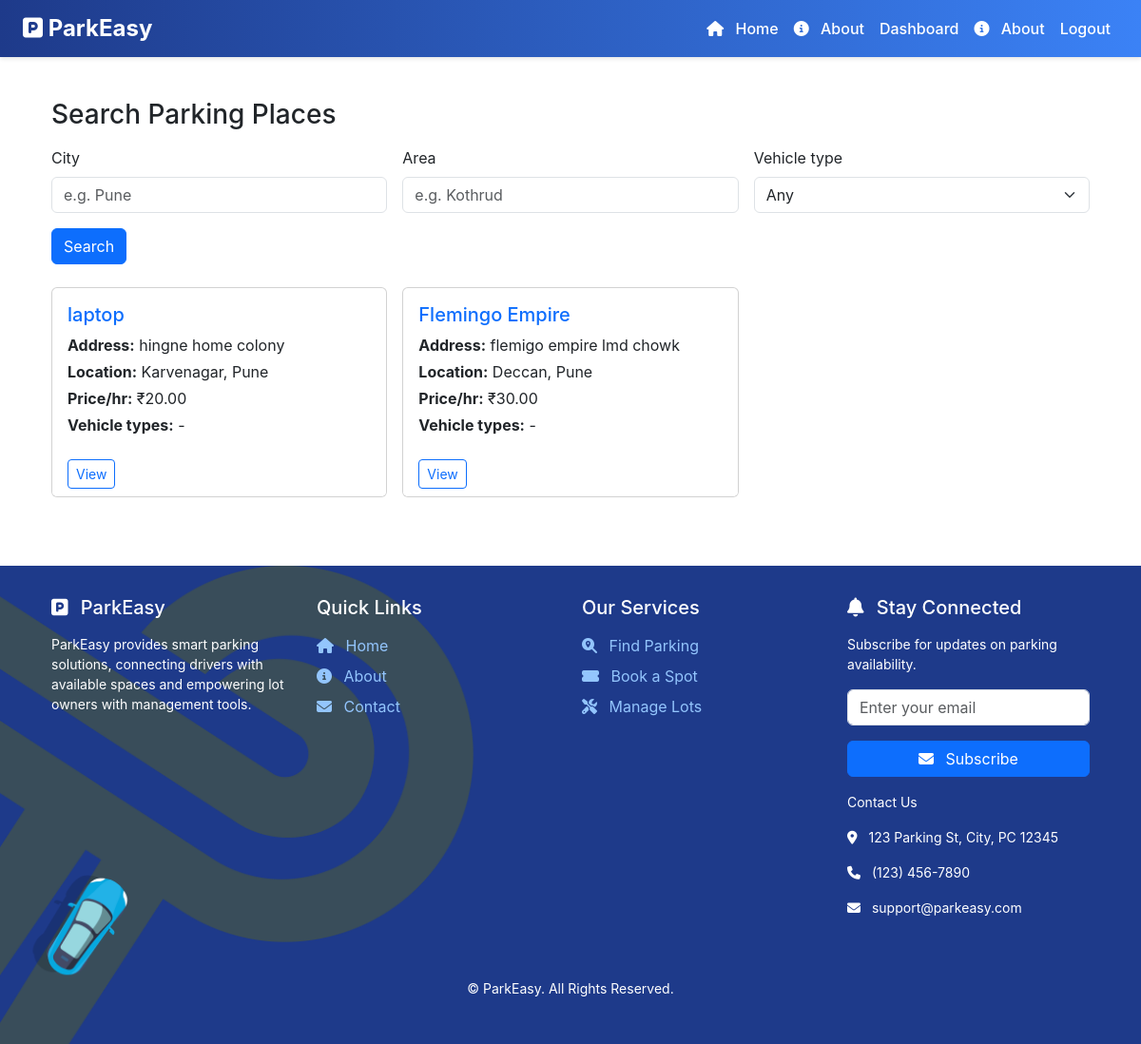
The page /customer/search/ (signed in) on the database its author committed.
### owner/models.py (models this page shows, shortened)
class ParkingPlace(models.Model):
    owner = models.ForeignKey(settings.AUTH_USER_MODEL, on_delete=models.CASCADE, related_name='parking_places')
    name = models.CharField(max_length=120)
    address = models.TextField()
    area = models.CharField(max_length=80)
    city = models.CharField(max_length=80)
    price_per_hour = models.DecimalField(max_digits=8, decimal_places=2, default=0)
    description = models.TextField(blank=True)
    allowed_vehicle_types = models.TextField(blank=True, help_text='Comma-separated values of allowed vehicle types')
    created_at = models.DateTimeField(auto_now_add=True)

### customer/views.py (the view)
# urls.py: path('search/', views.search, name='customer_search'),
@login_required
@role_required('customer')
def search(request):
    city = (request.GET.get('city') or '').strip()
    area = (request.GET.get('area') or '').strip()
    vehicle_type = (request.GET.get('vehicle_type') or '').strip()
    places = ParkingPlace.objects.all()
    if city:
        places = places.filter(city__icontains=city)
    if area:
        places = places.filter(area__icontains=area)
    if vehicle_type:
        places = places.filter(allowed_vehicle_types__icontains=vehicle_type)
    vehicle_choices = [
        ('', 'Any'),
        ('2_wheeler', '2 Wheeler'),
        ('3_wheeler', '3 Wheeler'),
        ('4_wheeler', '4 Wheeler'),
        ('single_axle', 'Single Axle'),
        ('double_axle', 'Double Axle'),
    ]
    ctx = {
        'places': places,
        'city': city,
        'area': area,
        'vehicle_type': vehicle_type,
        'vehicle_choices': vehicle_choices,
    }
    return render(request, 'customer/search.html', ctx)

### accounts/utils.py (called while the page is built)
def role_required(allowed_roles):
    if isinstance(allowed_roles, str):
        allowed = {allowed_roles}
    else:
        allowed = set(allowed_roles)
    def decorator(view_func):
        @wraps(view_func)
        def _wrapped(request, *args, **kwargs):
            if not request.user.is_authenticated:
                return redirect('login')
            try:
                role = request.user.role
            except Exception:
                return redirect('login')
            if role not in allowed:
                return render(request, 'accounts/forbidden.html', status=403)
            return view_func(request, *args, **kwargs)
        return _wrapped
    return decorator

### customer/templates/customer/search.html (shortened to what this page needs)
{% extends 'base.html' %}
{% block content %}
<div class="container">
  <h3 class="mb-3">Search Parking Places</h3>
  <form method="get" action="{% url 'customer_search' %}" class="row g-3 mb-4">
    <div class="col-md-4">
      <label for="id_city" class="form-label">City</label>
      <input type="text" id="id_city" name="city" class="form-control" value="{{ city|default:'' }}" placeholder="e.g. Pune">
    </div>
    <div class="col-md-4">
      <label for="id_area" class="form-label">Area</label>
      <input type="text" id="id_area" name="area" class="form-control" value="{{ area|default:'' }}" placeholder="e.g. Kothrud">
    </div>
    <div class="col-md-4">
      <label for="id_vehicle_type" class="form-label">Vehicle type</label>
      <select id="id_vehicle_type" name="vehicle_type" class="form-select">
        {% for val,label in vehicle_choices %}
        <option value="{{ val }}" {% if vehicle_type == val %}selected{% endif %}>{{ label }}</option>
        {% endfor %}
      </select>
    </div>
    <div class="col-12">
      <button type="submit" class="btn btn-primary">Search</button>
    </div>
  </form>
  <div class="row g-3">
    {% for place in places %}
    <div class="col-md-4">
      <div class="card h-100">
        <div class="card-body">
          <h5 class="card-title"><a href="/customer/place/{{ place.id }}/" class="text-decoration-none">{{ place.name }}</a></h5>
          <p class="card-text mb-1"><strong>Address:</strong> {{ place.address|default:'-' }}</p>
          <p class="card-text mb-1"><strong>Location:</strong> {{ place.area|default:'-' }}, {{ place.city }}</p>
          <p class="card-text mb-1"><strong>Price/hr:</strong> ₹{{ place.price_per_hour }}</p>
          <p class="card-text"><strong>Vehicle types:</strong> {% if place.allowed_vehicle_types %}{{ place.allowed_vehicle_types }}{% else %}-{% endif %}</p>
        </div>
        <div class="card-footer bg-white border-0">
          <a href="/customer/place/{{ place.id }}/" class="btn btn-outline-primary btn-sm">View</a>
        </div>
      </div>
    </div>
    {% empty %}
    <div class="col-12"><div class="alert alert-info">No places found.</div></div>
    {% endfor %}
  </div>
</div>
{% endblock %}

### static/css/style.css (style rules this page uses)
body { font-family: 'Inter', sans-serif; margin: 0; padding: 0; }

### rows shown on the page
ParkingPlace: name "laptop", address "hingne home colony", area "Karvenagar", city "Pune", price_per_hour "20.00"
ParkingPlace: name "Flemingo Empire", address "flemigo empire lmd chowk", area "Deccan", city "Pune", price_per_hour "30.00"

### other values the page prints
form field vehicle_type "Any"
